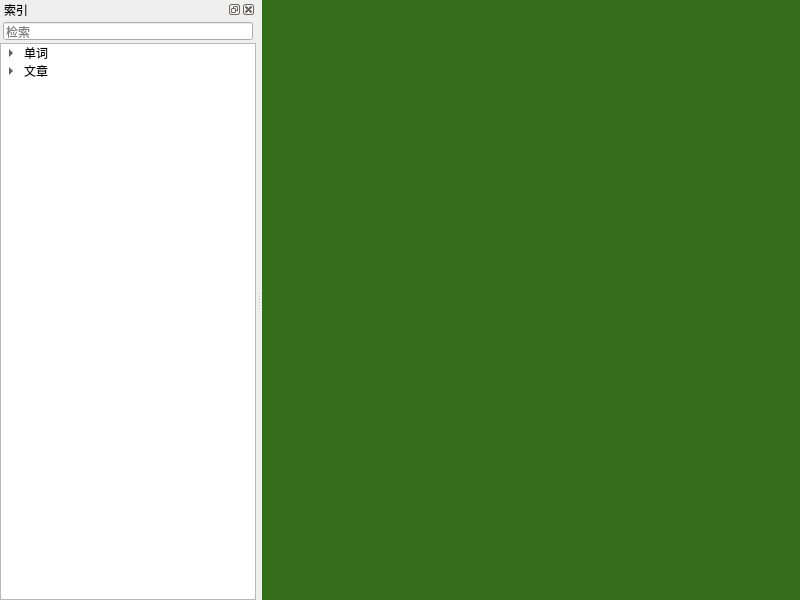
<?xml version="1.0" encoding="UTF-8"?>
<ui version="4.0">
 <class>selectpage_mwd</class>
 <widget class="QMainWindow" name="selectpage_mwd">
  <property name="geometry">
   <rect>
    <x>0</x>
    <y>0</y>
    <width>800</width>
    <height>600</height>
   </rect>
  </property>
  <property name="windowTitle">
   <string>MainWindow</string>
  </property>
  <widget class="QWidget" name="centralwidget">
   <layout class="QVBoxLayout" name="verticalLayout">
    <property name="spacing">
     <number>0</number>
    </property>
    <property name="leftMargin">
     <number>0</number>
    </property>
    <property name="topMargin">
     <number>0</number>
    </property>
    <property name="rightMargin">
     <number>0</number>
    </property>
    <property name="bottomMargin">
     <number>0</number>
    </property>
    <item>
     <widget class="QStackedWidget" name="pages_skt">
      <widget class="QWidget" name="word_page_wgt">
       <property name="styleSheet">
        <string notr="true">QWidget{background-color: rgb(54, 109, 27);}
</string>
       </property>
      </widget>
      <widget class="QWidget" name="text_page_wgt">
       <property name="styleSheet">
        <string notr="true">QWidget{background-color: rgb(190, 143, 78);}
</string>
       </property>
      </widget>
     </widget>
    </item>
   </layout>
  </widget>
  <widget class="QDockWidget" name="items_dwgt">
   <property name="windowTitle">
    <string>索引</string>
   </property>
   <attribute name="dockWidgetArea">
    <number>1</number>
   </attribute>
   <widget class="QWidget" name="dockWidgetContents">
    <layout class="QVBoxLayout" name="verticalLayout_2">
     <property name="spacing">
      <number>0</number>
     </property>
     <property name="leftMargin">
      <number>0</number>
     </property>
     <property name="topMargin">
      <number>0</number>
     </property>
     <property name="rightMargin">
      <number>0</number>
     </property>
     <property name="bottomMargin">
      <number>0</number>
     </property>
     <item>
      <widget class="QLineEdit" name="filter_le">
       <property name="styleSheet">
        <string notr="true">QLineEdit{margin:3px;}</string>
       </property>
       <property name="placeholderText">
        <string>检索</string>
       </property>
      </widget>
     </item>
     <item>
      <widget class="QTreeWidget" name="item_tree_twgt">
       <property name="headerHidden">
        <bool>true</bool>
       </property>
       <column>
        <property name="text">
         <string>1</string>
        </property>
       </column>
       <item>
        <property name="text">
         <string>单词</string>
        </property>
        <item>
         <property name="text">
          <string>a</string>
         </property>
        </item>
        <item>
         <property name="text">
          <string>b</string>
         </property>
        </item>
        <item>
         <property name="text">
          <string>c</string>
         </property>
        </item>
       </item>
       <item>
        <property name="text">
         <string>文章</string>
        </property>
        <item>
         <property name="text">
          <string>text1</string>
         </property>
        </item>
       </item>
      </widget>
     </item>
    </layout>
   </widget>
  </widget>
 </widget>
 <resources/>
 <connections/>
</ui>
